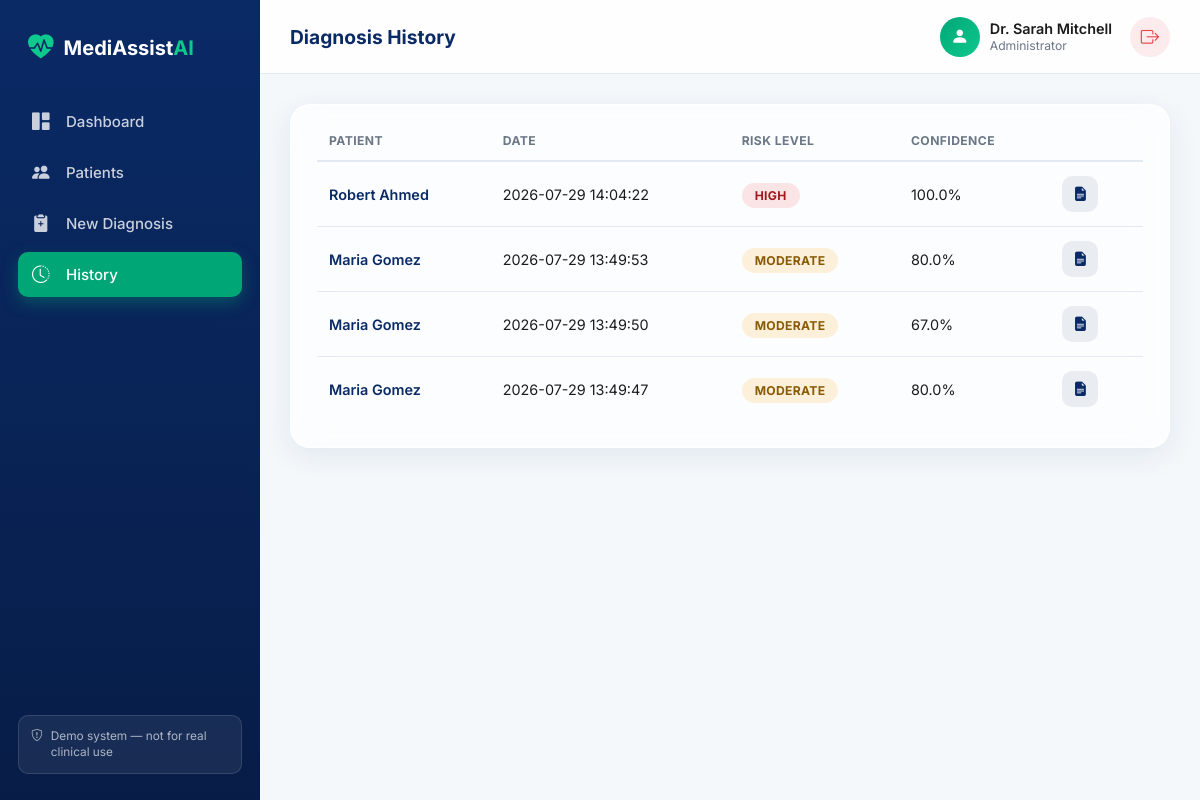
Screenshot of /history (signed in) with the database file from the repository.
### tables this page shows
CREATE TABLE diagnoses (
            id INTEGER PRIMARY KEY AUTOINCREMENT,
            patient_id INTEGER NOT NULL,
            symptoms_json TEXT NOT NULL,
            risk_level TEXT NOT NULL,
            confidence REAL NOT NULL,
            xray_filename TEXT,
            xray_result TEXT,
            xray_confidence REAL,
            notes TEXT,
            created_at TIMESTAMP DEFAULT CURRENT_TIMESTAMP,
            FOREIGN KEY (patient_id) REFERENCES patients (id)
        );

CREATE TABLE patients (
            id INTEGER PRIMARY KEY AUTOINCREMENT,
            full_name TEXT NOT NULL,
            age INTEGER NOT NULL,
            gender TEXT NOT NULL,
            contact TEXT,
            created_by INTEGER,
            created_at TIMESTAMP DEFAULT CURRENT_TIMESTAMP,
            FOREIGN KEY (created_by) REFERENCES users (id)
        );

### app.py (the view)
@app.route("/history")
@login_required
def history():
    conn = get_connection()
    rows = conn.execute("""
        SELECT d.id, d.risk_level, d.confidence, d.created_at,
               p.full_name as patient_name, p.id as patient_id
        FROM diagnoses d
        JOIN patients p ON d.patient_id = p.id
        ORDER BY d.created_at DESC
    """).fetchall()
    conn.close()
    return render_template("history.html", diagnoses=rows)

### app.py (called while the page is built)
def login_required(view_func):
    from functools import wraps
    @wraps(view_func)
    def wrapped(*args, **kwargs):
        if "user_id" not in session:
            flash("Please log in to continue.", "warning")
            return redirect(url_for("login"))
        return view_func(*args, **kwargs)
    return wrapped

### database/db_setup.py (called while the page is built)
def get_connection():
    os.makedirs(os.path.dirname(Config.DATABASE_PATH), exist_ok=True)
    conn = sqlite3.connect(Config.DATABASE_PATH)
    conn.row_factory = sqlite3.Row  # lets us access columns by name
    return conn

### templates/history.html (shortened to what this page needs)
{% extends "base.html" %}
{% block page_title %}Diagnosis History{% endblock %}
{% block content %}
<div class="panel-card glass-card table-card">
    {% if diagnoses %}
    <table class="data-table">
        <thead>
            <tr>
                <th>Patient</th>
                <th>Date</th>
                <th>Risk Level</th>
                <th>Confidence</th>
                <th></th>
            </tr>
        </thead>
        <tbody>
        {% for d in diagnoses %}
            <tr>
                <td>
                    <a href="{{ url_for('patient_detail', patient_id=d['patient_id']) }}" class="table-link">
                        {{ d['patient_name'] }}
                    </a>
                </td>
                <td>{{ d['created_at'] }}</td>
                <td><span class="risk-pill risk-{{ d['risk_level']|lower }}">{{ d['risk_level'] }}</span></td>
                <td>{{ (d['confidence'] * 100) | round(1) }}%</td>
                <td class="table-actions">
                    <a href="{{ url_for('report', diagnosis_id=d['id']) }}" class="btn-icon" title="View Report">
                        <i class="bi bi-file-earmark-text-fill"></i>
                    </a>
                </td>
            </tr>
        {% endfor %}
        </tbody>
    </table>
    {% else %}
    <p class="empty-state">No diagnoses have been recorded yet.</p>
    {% endif %}
</div>
{% endblock %}

### static/css/style.css (style rules this page uses)
:root { --primary: #0A2A66; --primary-light: #123a8a; --secondary: #00A676; --secondary-light: #0ec98e; --bg: #F4F8FB; --card: #ffffff; --text: #1B1B1B; --text-muted: #6b7686; --danger: #E5484D; --warning: #F5A623; --border: #e3e9f0; --radius-lg: 20px; --radius-md: 14px; --radius-sm: 10px; --shadow-soft: 0 8px 30px rgba(10, 42, 102, 0.08); --shadow-hover: 0 14px 40px rgba(10, 42, 102, 0.14); }
* { box-sizing: border-box; }
body { margin: 0; font-family: 'Inter', -apple-system, BlinkMacSystemFont, sans-serif; background: var(--bg); color: var(--text); -webkit-font-smoothing: antialiased; }
a { text-decoration: none; color: inherit; }
.glass-card { background: rgba(255, 255, 255, 0.75); backdrop-filter: blur(16px); -webkit-backdrop-filter: blur(16px); border: 1px solid rgba(255, 255, 255, 0.6); border-radius: var(--radius-lg); box-shadow: var(--shadow-soft); transition: transform 0.25s ease, box-shadow 0.25s ease; }
.panel-card { padding: 26px; }
.risk-pill { padding: 5px 13px; border-radius: 30px; font-size: 0.76rem; font-weight: 700; text-transform: uppercase; letter-spacing: 0.3px; }
.risk-moderate { background: rgba(245,166,35,0.16); color: #8a5a05; }
.risk-high { background: rgba(229,72,77,0.14); color: #a3181c; }
.btn-icon { width: 36px; height: 36px; display: inline-flex; align-items: center; justify-content: center; border-radius: 10px; background: rgba(10,42,102,0.08); color: var(--primary); margin-right: 6px; transition: all 0.2s ease; }
.table-card { padding: 10px 26px 26px 26px; }
.data-table { width: 100%; border-collapse: collapse; }
.data-table th { text-align: left; font-size: 0.76rem; text-transform: uppercase; letter-spacing: 0.4px; color: var(--text-muted); padding: 18px 12px 12px 12px; border-bottom: 2px solid var(--border); }
.data-table td { padding: 14px 12px; border-bottom: 1px solid var(--border); font-size: 0.9rem; }
.data-table tr:last-child td { border-bottom: none; }
.table-link { font-weight: 600; color: var(--primary); }
.table-actions { white-space: nowrap; }

### rows the page displays
diagnoses: patient_name "Robert Ahmed", created_at "2026-07-29 14:04:22", risk_level "HIGH", (d['confidence']*100)|round(1) "100.0"
diagnoses: patient_name "Maria Gomez", created_at "2026-07-29 13:49:53", risk_level "MODERATE", (d['confidence']*100)|round(1) "80.0"
diagnoses: patient_name "Maria Gomez", created_at "2026-07-29 13:49:50", risk_level "MODERATE", (d['confidence']*100)|round(1) "67.0"
diagnoses: patient_name "Maria Gomez", created_at "2026-07-29 13:49:47", risk_level "MODERATE", (d['confidence']*100)|round(1) "80.0"

### other values shown
{{ session.get('full_name') }} "Dr. Sarah Mitchell"
{{ session.get('role') }} "Administrator"
